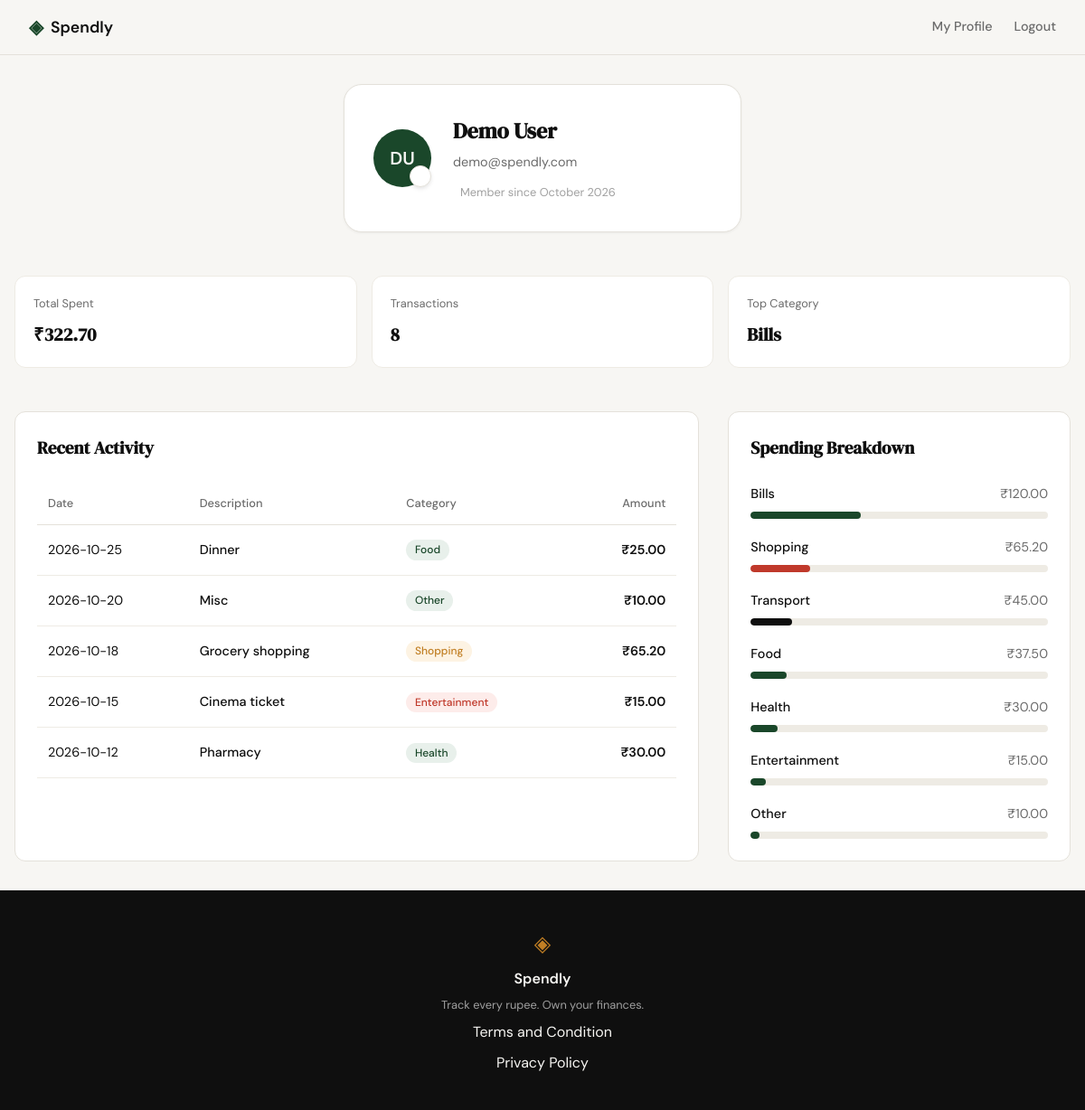
Screenshot of /profile (signed in) with the database file from the repository.
### tables this page shows
CREATE TABLE users (
                id INTEGER PRIMARY KEY AUTOINCREMENT,
                name TEXT NOT NULL,
                email TEXT UNIQUE NOT NULL,
                password_hash TEXT NOT NULL,
                created_at TEXT DEFAULT (datetime('now'))
            );

CREATE TABLE expenses (
                id INTEGER PRIMARY KEY AUTOINCREMENT,
                user_id INTEGER NOT NULL,
                amount REAL NOT NULL,
                category TEXT NOT NULL,
                date TEXT NOT NULL,
                description TEXT,
                created_at TEXT DEFAULT (datetime('now')),
                FOREIGN KEY (user_id) REFERENCES users (id) ON DELETE CASCADE
            );

### app.py (the view)
@app.route("/profile")
def profile():
    user_id = session.get("user_id")
    if not user_id:
        return redirect(url_for("login"))
    user = get_user_profile(user_id)
    stats = get_user_stats(user_id)
    transactions = get_recent_transactions(user_id)
    categories = get_category_breakdown(user_id)
    return render_template("profile.html", user=user, stats=stats, transactions=transactions, categories=categories)

### database/db.py (called while the page is built)
def get_db():
    if 'db' not in g:
        g.db = sqlite3.connect(
            DATABASE,
            detect_types=sqlite3.PARSE_DECLTYPES
        )
        g.db.execute("PRAGMA foreign_keys = ON;")
        g.db.row_factory = sqlite3.Row
    return g.db

### database/queries.py (called while the page is built)
def get_user_profile(user_id):
    db = get_db()
    user = db.execute(
        "SELECT name, email, created_at FROM users WHERE id = ?",
        (user_id,)
    ).fetchone()
    if not user:
        return None
    try:
        dt = datetime.strptime(user['created_at'], '%Y-%m-%d %H:%M:%S')
        member_since = dt.strftime('%B %Y')
    except (ValueError, TypeError):
        member_since = "Unknown"
    name_parts = user['name'].split()
    if not name_parts:
        initials = "?"
    elif len(name_parts) == 1:
        initials = name_parts[0][0].upper()
    else:
        initials = (name_parts[0][0] + name_parts[-1][0]).upper()
    return {
        "name": user['name'],
        "email": user['email'],
        "member_since": member_since,
        "initials": initials
    }

def get_user_stats(user_id):
    db = get_db()
    stats = db.execute(
        "SELECT SUM(amount) as total, COUNT(id) as count FROM expenses WHERE user_id = ?",
        (user_id,)
    ).fetchone()
    total_spent_val = stats['total'] if stats['total'] is not None else 0.0
    transaction_count = stats['count'] if stats['count'] is not None else 0
    top_cat_row = db.execute(
        """
        SELECT category FROM expenses
        WHERE user_id = ?
        GROUP BY category
        ORDER BY SUM(amount) DESC
        LIMIT 1
        """,
        (user_id,)
    ).fetchone()
    top_category = top_cat_row['category'] if top_cat_row else "—"
    return {
        "total_spent": f"₹{total_spent_val:,.2f}",
        "transaction_count": transaction_count,
        "top_category": top_category
    }

def get_recent_transactions(user_id, limit=5):
    db = get_db()
    query = """
        SELECT date, description, category, amount
        FROM expenses
        WHERE user_id = ?
        ORDER BY date DESC
        LIMIT ?
    """
    rows = db.execute(query, (user_id, limit)).fetchall()
    return [
        {
            "date": row["date"],
            "description": row["description"],
            "category": row["category"],
            "amount": f"₹{row['amount']:.2f}"
        }
        for row in rows
    ]

### templates/profile.html (shortened to what this page needs)
{% extends "base.html" %}
{% block content %}
<div class="profile-container">
    <header class="profile-header">
        <div class="user-card">
            <div class="avatar-wrapper">
                <div class="avatar" id="profile-avatar">{{ user.initials }}</div>
                <button class="edit-photo-btn" title="Change Photo" onclick="document.getElementById('photo-upload').click();">
                </button>
            </div>
            <div class="user-details">
                <h1>{{ user.name }}</h1>
                <p class="email">{{ user.email }}</p>
                <div class="member-since">
                    <span>Member since {{ user.member_since }}</span>
                </div>
            </div>
        </div>
    </header>
    <section class="stats-grid">
        <div class="stat-card">
            <span class="stat-label">Total Spent</span>
            <span class="stat-value">{{ stats.total_spent }}</span>
        </div>
        <div class="stat-card">
            <span class="stat-label">Transactions</span>
            <span class="stat-value">{{ stats.transaction_count }}</span>
        </div>
        <div class="stat-card">
            <span class="stat-label">Top Category</span>
            <span class="stat-value">{{ stats.top_category }}</span>
        </div>
    </section>
    <div class="profile-main-grid">
        <section class="content-section">
            <div class="section-header">
                <h2> Recent Activity</h2>
            </div>
            <div class="table-wrapper">
                <table class="profile-table">
                    <thead>
                        <tr>
                            <th>Date</th>
                            <th>Description</th>
                            <th>Category</th>
                            <th class="text-right">Amount</th>
                        </tr>
                    </thead>
                    <tbody>
                        {% for tx in transactions %}
                        <tr>
                            <td>{{ tx.date }}</td>
                            <td class="tx-desc">{{ tx.description }}</td>
                            <td class="text-center">
                                <span class="category-badge {{ 'cat-food' if tx.category == 'Food & Dining' else 'cat-shopping' if tx.category == 'Shopping' else 'cat-transport' if tx.category == 'Transport' else 'cat-entertainment' if tx.category == 'Entertainment' else '' }}">
                                    {{ tx.category }}
                                </span>
                            </td>
                            <td class="amount text-right">{{ tx.amount }}</td>
                        </tr>
                        {% endfor %}
                    </tbody>
                </table>
            </div>
        </section>
        <section class="content-section">
            <div class="section-header">
                <h2> Spending Breakdown</h2>
            </div>
            <div class="breakdown-list">
                {% for cat in categories %}
                <div class="breakdown-item">
                    <div class="item-info">
                        <span class="cat-name">{{ cat.category }}</span>
                        <span class="cat-amount">{{ cat.amount }}</span>
                    </div>
                    <div class="progress-bar">
                        <div class="progress-fill {{ 'alt-' ~ loop.index if loop.index > 1 else '' }}" style="width: {{ cat.percentage }}%"></div>
                    </div>
                </div>
                {% endfor %}
            </div>
        </section>
    </div>
</div>
<link rel="stylesheet" href="{{ url_for('static', filename='css/profile.css') }}">
{% endblock %}

### static/css/style.css (style rules this page uses)
:root { --ink: #0f0f0f; --ink-soft: #2d2d2d; --ink-muted: #6b6b6b; --ink-faint: #a0a0a0; --paper: #f7f6f3; --paper-warm: #f0ede6; --paper-card: #ffffff; --accent: #1a472a; --accent-light: #e8f0eb; --accent-2: #c17f24; --accent-2-light: #fdf3e3; --danger: #c0392b; --danger-light: #fdecea; --border: #e4e1da; --border-soft: #eeebe4; --font-display: 'DM Serif Display', Georgia, serif; --font-body: 'DM Sans', system-ui, sans-serif; --max-width: 1200px; --auth-width: 440px; --radius-sm: 6px; --radius-md: 12px; --radius-lg: 20px; }
*, *::before, *::after { box-sizing: border-box; margin: 0; padding: 0; }
html { font-size: 16px; scroll-behavior: smooth; }
body { background: var(--paper); color: var(--ink); font-family: var(--font-body); font-size: 1rem; line-height: 1.6; -webkit-font-smoothing: antialiased; }

### rows the page displays
users: name "Demo User", email "demo@spendly.com"
expenses: top_category "Bills", category "Bills", amount "₹120.00", {{ cat.percentage }} 37 (drawn)
expenses: date "2026-10-25", description "Dinner", category "Food", amount "₹25.00"
expenses: date "2026-10-20", description "Misc", category "Other", amount "₹10.00"
expenses: date "2026-10-18", description "Grocery shopping", category "Shopping", amount "₹65.20"
expenses: date "2026-10-15", description "Cinema ticket", category "Entertainment", amount "₹15.00"
expenses: date "2026-10-12", description "Pharmacy", category "Health", amount "₹30.00"
expenses: category "Transport", amount "₹45.00", {{ cat.percentage }} 14 (drawn)

### other values shown
{{ user.initials }} "DU"
{{ user.member_since }} "October 2026"
{{ stats.total_spent }} "₹322.70"
{{ stats.transaction_count }} "8"
{{ cat.category }} "Shopping" "Food" "Health" "Entertainment" "Other"
{{ cat.amount }} "₹65.20" "₹37.50" "₹30.00" "₹15.00" "₹10.00"
